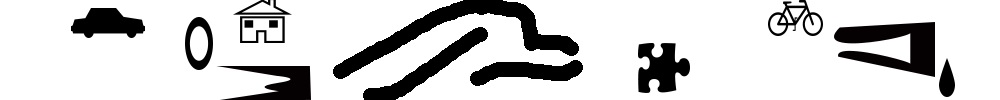
#> input picture res/roadmap-2.jpg, 1000 x 100 px
$ python morphology.py
#> lines starting #> are read from the running program, lines starting #| are printed output that depends on the picture; after the words box and inside, x2 and y2 are one past the last pixel; in counts of white or black regions, pixels touching at a corner belong together
### algorithms.py
# Author: Shengen Wei
# Path-planning algorithms
# including: A*, BFS, Dijkstra
#

import cv2 as cv
import numpy
from heapq import *
from collections import deque

# A* algorithm
# input
#   array: roadmap  numpy.array,dtype=uint8. In array, 0 is passable, 1 or other is impassable
#   start: startpoint tuple,(start_x,start_y)
#   goal : goalpoint  tuple,(goal_x,goal_y)
# output: if path is exist, output the list of point(tuple), otherwise, output False
def heuristic(a, b):
    return (b[0] - a[0]) ** 2 + (b[1] - a[1]) ** 2

# [43 lines left out: function astar, not called in this run]
# BFS algorithm
# input
#   array: roadmap  numpy.array,dtype=uint8. In array, 0 is passable, 1 or other is impassable
#   start: startpoint tuple,(start_x,start_y)
#   goal : goalpoint  tuple,(goal_x,goal_y)
# output: if path is exist, output the list of point(tuple), otherwise, output False
def bfs(array, start, goal):
    lps=[]
    mask = numpy.zeros(array.shape,dtype=numpy.uint8)
    neighbors = [(0,1),(0,-1),(1,0),(-1,0),(1,1),(1,-1),(-1,1),(-1,-1)]
    came_from = {}
    search_queue = deque()
    close_set = set()

    search_queue.append(start)
    close_set.add(start)
    while search_queue:
        current = search_queue.popleft()
        if current == goal:
            data = []
            while current in came_from:
                data.append(current)
                current = came_from[current]
            data.append(start)
            data.reverse()
            return (data,lps)
        else:
            lps.append((current[0],current[1]))
            for i,j in neighbors:
                neighbor = (current[0]+i,current[1]+j)
                if 0<=neighbor[0]<array.shape[0] and 0<=neighbor[1]<array.shape[1]:
                    mask[neighbor[0]][neighbor[1]] = 128
                    if neighbor not in close_set and array[neighbor[0]][neighbor[1]] ==0:
                        search_queue.append(neighbor)
                        close_set.add(neighbor)
                        came_from[neighbor] = current
    return False

# [35 lines left out: function dijkstra, not called in this run]

# [15 lines that do not run on import are left out]
    # [5 lines of commented-out code are left out]

### morphology.py
import time
import cv2 as cv
import numpy as np
from matplotlib import pyplot as plt
from matplotlib import animation
import algorithms as alg
plt.rcParams['animation.ffmpeg_path']='D:/DevSoft/ffmpeg-win64-static/bin/ffmpeg'

# 读入道路地图
img = cv.imread('res/roadmap-2.jpg')
#> img is the input picture: shape (100, 1000, 3); mean B, G, R 208.7, 208.7, 208.8
# 灰度化
gray=cv.cvtColor(img, cv.COLOR_BGR2GRAY)
# 灰度图像二值化
ret,org=cv.threshold(gray, 0, 255, cv.THRESH_BINARY_INV | cv.THRESH_OTSU)
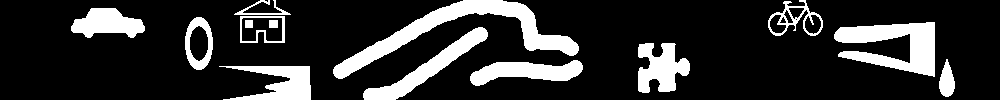
#> org: shape (100, 1000); 18.2% white; 14 white regions, largest, box (x1, y1, x2, y2) and area: (333, 0, 579, 79) 4225, (834, 22, 935, 77) 3077, (363, 27, 488, 100) 2027
#> ret = 129
# 形态学膨胀
kernel=cv.getStructuringElement(cv.MORPH_ELLIPSE, (10,10))  #设置形态学结构处理的核 矩形：MORPH_RECT; 交叉形：MORPH_CORSS; 椭圆形： MORPH_ELLIPSE
dst=cv.dilate(org, kernel)
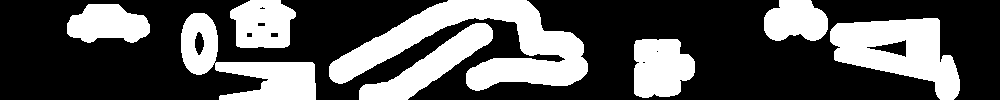
#> dst: shape (100, 1000); 33.8% white; 8 white regions, largest, box (x1, y1, x2, y2) and area: (329, 0, 588, 91) 9805, (830, 18, 960, 100) 6015, (181, 13, 316, 100) 4673
# 设置起点和目标点
(height,width)=(dst.shape[0],dst.shape[1])
#> height = 100; width = 1000
start = (height//2, 0)
#> start = (50, 0)
goal = (height//2, width-1)
#> goal = (50, 999)
# 使用路径规划算法寻找路径
time_0 = time.perf_counter()
path = alg.bfs(dst, start, goal)
#> after the loop in bfs, `while search_queue:`:
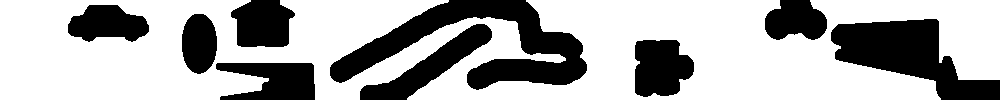
#> mask: shape (100, 1000); values 0 (black) and 128 (white), 68% white; 9 black regions, largest, box (x1, y1, x2, y2) and area: (330, 0, 587, 90) 8826, (831, 19, 1000, 100) 6722, (360, 24, 492, 100) 3011
elapsed = (time.perf_counter() - time_0)
print("Time used:",elapsed)
# 计算并打印路径长度
print('path length: %d'%(len(path)-1))
#| path length: 1
############## 可视化 ###############
path_x = [t[1] for t in path]
#> path_x = [(50, 1), (50, 1)]
path_y = [t[0] for t in path]
#> path_y = [(50, 0), (50, 0)]
# 原始道路地图 & 形态学膨胀后的道路地图
fig1 = plt.figure()
plt.subplot(211),plt.imshow(255-org,'gray'),plt.title('ORIGIN')
plt.subplot(212),plt.imshow(255-dst,'gray') #,plt.plot(path_x,path_y,'--r'),plt.title('RESULT (%d,%d)->(%d,%d)'%(start[0],start[1],goal[0],goal[1]))
# 绘制路径并模拟
fig3 = plt.figure()
plt.imshow(255-org,'gray'),plt.plot(path_x,path_y,'--r'),plt.title('(%d,%d)->(%d,%d)'%(start[0],start[1],goal[0],goal[1]))
fig3.set_size_inches(20, 2)
line, = plt.plot(path_x[0],path_y[0], '.g',markersize=12)
def init():
    line.set_xdata(path_x[0])
    line.set_ydata(path_y[0])
    return line
def animate(i):
    line.set_xdata(path_x[i*2])
    line.set_ydata(path_y[i*2])
    return line
# Set up formatting for the movie files
ani = animation.FuncAnimation(fig=fig3,
                              func=animate,
                              frames=int(len(path_x)/2),
                              init_func=init,
                              interval=10,
                              blit=False)

#mywriter = animation.FFMpegWriter()
#ani.save('res/MovWave.mp4', writer=mywriter)
plt.show()
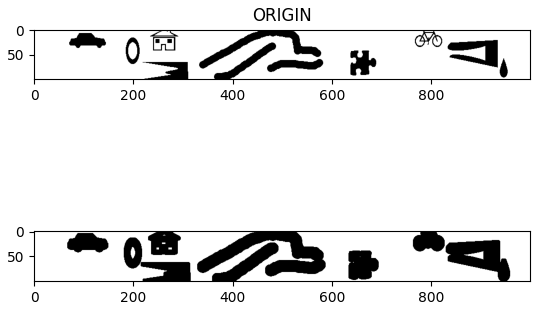
#> figure drawn by matplotlib, 2 panels
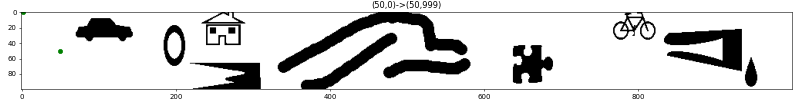
#> figure drawn by matplotlib, 1 panel

$ run again, with res/roadmap-1.jpg copied over res/roadmap-2.jpg
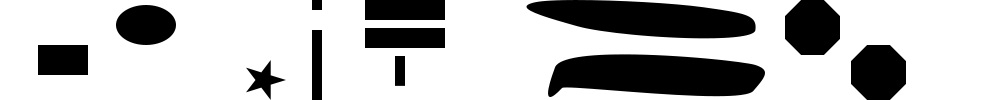
#> input picture res/roadmap-1.jpg, 1000 x 100 px
#> img is the input picture: shape (100, 1000, 3); min 0, max 255, mean 186.9
#> `ret,org=cv.threshold(gray, 0, 255, cv.THRESH_BINARY_INV | cv.THRESH_OT..`:
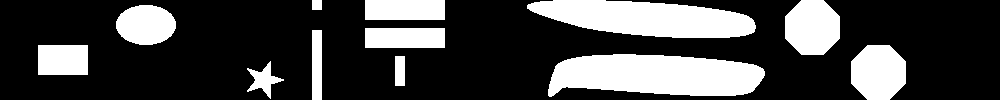
#> org: shape (100, 1000); 26.7% white; 12 white regions, largest, box (x1, y1, x2, y2) and area: (548, 54, 765, 97) 7318, (527, 0, 756, 38) 6202, (785, 0, 840, 55) 2481
#> ret = 128
#> dst: shape (100, 1000); 37.5% white; 10 white regions, largest, box (x1, y1, x2, y2) and area: (544, 50, 770, 100) 9565, (523, 0, 761, 43) 8061, (361, 0, 450, 91) 5404
#| path length: 1
#> path_x = [(50, 1), (50, 1)]
#> path_y = [(50, 0), (50, 0)]
#> `plt.show()`:
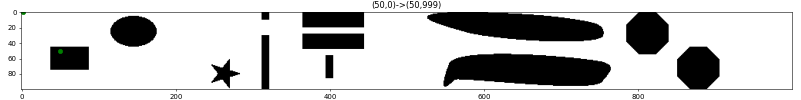
#> figure drawn by matplotlib, 1 panel

$ run again, with res/roadmap-3.jpg copied over res/roadmap-2.jpg
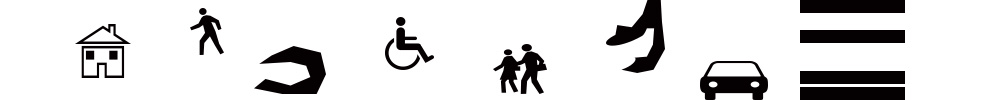
#> input picture res/roadmap-3.jpg, 1000 x 100 px
#> img is the input picture: shape (100, 1000, 3); mean B, G, R 220.6, 220.4, 221
#> `ret,org=cv.threshold(gray, 0, 255, cv.THRESH_BINARY_INV | cv.THRESH_OT..`:
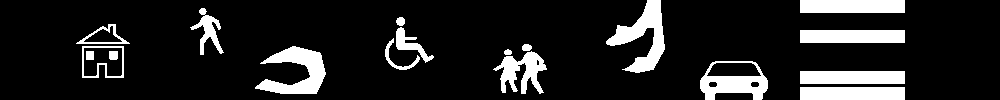
#> org: shape (100, 1000); 13.6% white; 18 white regions, largest, box (x1, y1, x2, y2) and area: (606, 0, 665, 73) 1778, (255, 46, 326, 94) 1707, (700, 61, 768, 100) 1368
#> ret = 130
#> dst: shape (100, 1000); 26.6% white; 10 white regions, largest, box (x1, y1, x2, y2) and area: (796, 67, 910, 100) 3758, (602, 0, 670, 78) 3221, (251, 42, 331, 99) 3206
#| path length: 1
#> path_x = [(50, 1), (50, 1)]
#> path_y = [(50, 0), (50, 0)]
#> `plt.show()`:
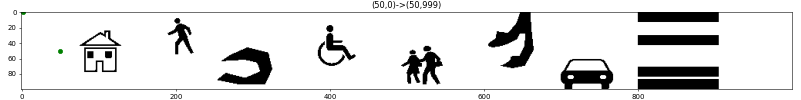
#> figure drawn by matplotlib, 1 panel

$ run again, with res/roadmap-4.jpg copied over res/roadmap-2.jpg
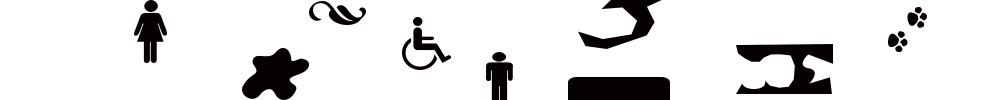
#> input picture res/roadmap-4.jpg, 1000 x 100 px
#> img is the input picture: shape (100, 1000, 3); mean B, G, R 224.8, 224.7, 225.2
#> `ret,org=cv.threshold(gray, 0, 255, cv.THRESH_BINARY_INV | cv.THRESH_OT..`:
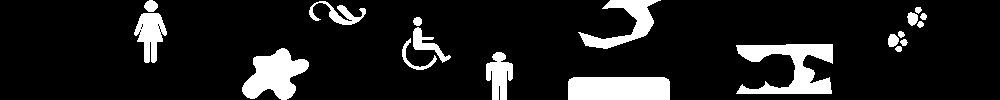
#> org: shape (100, 1000); 11.9% white; 19 white regions, largest, box (x1, y1, x2, y2) and area: (736, 44, 833, 94) 2539, (568, 77, 670, 100) 2326, (242, 48, 309, 100) 2036
#> ret = 130
#> dst: shape (100, 1000); 21.8% white; 9 white regions, largest, box (x1, y1, x2, y2) and area: (732, 40, 838, 99) 4836, (238, 44, 314, 100) 3034, (564, 73, 675, 100) 2964
#| path length: 1
#> path_x = [(50, 1), (50, 1)]
#> path_y = [(50, 0), (50, 0)]
#> `plt.show()`:
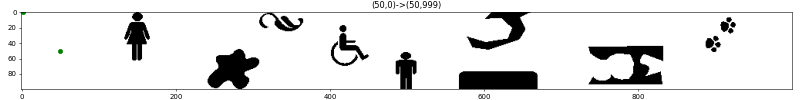
#> figure drawn by matplotlib, 1 panel
